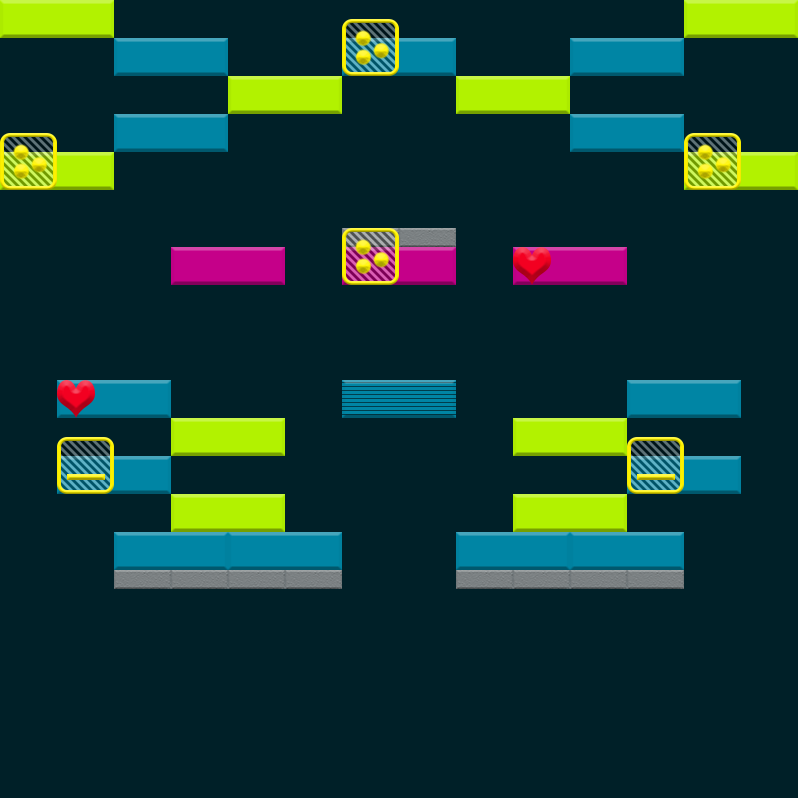

The image is a tile-based game level rendered from a .tmx file. Its description and source (layers, tilesets, objects; grid data summarised) follow:
An orthogonal 14x42 tile map with 57x19 px tiles, 2 tile layers (Bricks, Powerups), 3 tilesets.

<map version="1.0" tiledversion="1.0.3" orientation="orthogonal" renderorder="left-up" width="14" height="42" tilewidth="57" tileheight="19" backgroundcolor="#002028" nextobjectid="15">
 <properties>
  <property name="FinalBallSpeedPercentageIncrease" type="int" value="25" />
 </properties>
 <tileset firstgid="1" name="Bricks" tilewidth="114" tileheight="38" tilecount="18" columns="0">
  <tile id="0">
   <properties>
    <property name="HitsToDestroy" type="int" value="1" />
   </properties>
   <image width="114" height="38" source="../../../../SourceImages/Game/Brick-A1.png" />
  </tile>
  <tile id="1">
   <properties>
    <property name="HitsToDestroy" type="int" value="2" />
   </properties>
   <image width="114" height="38" source="../../../../SourceImages/Game/Brick-A2.png" />
  </tile>
  <tile id="2">
   <properties>
    <property name="HitsToDestroy" type="int" value="1" />
   </properties>
   <image width="114" height="38" source="../../../../SourceImages/Game/Brick-B1.png" />
  </tile>
  <tile id="3">
   <properties>
    <property name="HitsToDestroy" type="int" value="2" />
   </properties>
   <image width="114" height="38" source="../../../../SourceImages/Game/Brick-B2.png" />
  </tile>
  <tile id="4">
   <properties>
    <property name="HitsToDestroy" type="int" value="1" />
   </properties>
   <image width="114" height="38" source="../../../../SourceImages/Game/Brick-C1.png" />
  </tile>
  <tile id="5">
   <properties>
    <property name="HitsToDestroy" type="int" value="2" />
   </properties>
   <image width="114" height="38" source="../../../../SourceImages/Game/Brick-C2.png" />
  </tile>
  <tile id="6">
   <properties>
    <property name="HitsToDestroy" type="int" value="1" />
   </properties>
   <image width="114" height="38" source="../../../../SourceImages/Game/Brick-D1.png" />
  </tile>
  <tile id="7">
   <properties>
    <property name="HitsToDestroy" type="int" value="2" />
   </properties>
   <image width="114" height="38" source="../../../../SourceImages/Game/Brick-D2.png" />
  </tile>
  <tile id="8">
   <properties>
    <property name="HitsToDestroy" type="int" value="-1" />
   </properties>
   <image width="114" height="38" source="../../../../SourceImages/Game/Brick-E1.png" />
  </tile>
  <tile id="9">
   <properties>
    <property name="HitsToDestroy" type="int" value="1" />
   </properties>
   <image width="57" height="19" source="../../../../SourceImages/Game/SmallBrick-A1.png" />
  </tile>
  <tile id="10">
   <properties>
    <property name="HitsToDestroy" type="int" value="2" />
   </properties>
   <image width="57" height="19" source="../../../../SourceImages/Game/SmallBrick-A2.png" />
  </tile>
  <tile id="11">
   <properties>
    <property name="HitsToDestroy" type="int" value="1" />
   </properties>
   <image width="57" height="19" source="../../../../SourceImages/Game/SmallBrick-B1.png" />
  </tile>
  <tile id="12">
   <properties>
    <property name="HitsToDestroy" type="int" value="2" />
   </properties>
   <image width="57" height="19" source="../../../../SourceImages/Game/SmallBrick-B2.png" />
  </tile>
  <tile id="14">
   <properties>
    <property name="HitsToDestroy" type="int" value="1" />
   </properties>
   <image width="57" height="19" source="../../../../SourceImages/Game/SmallBrick-C1.png" />
  </tile>
  <tile id="15">
   <properties>
    <property name="HitsToDestroy" type="int" value="2" />
   </properties>
   <image width="57" height="19" source="../../../../SourceImages/Game/SmallBrick-C2.png" />
  </tile>
  <tile id="16">
   <properties>
    <property name="HitsToDestroy" type="int" value="1" />
   </properties>
   <image width="57" height="19" source="../../../../SourceImages/Game/SmallBrick-D1.png" />
  </tile>
  <tile id="17">
   <properties>
    <property name="HitsToDestroy" type="int" value="2" />
   </properties>
   <image width="57" height="19" source="../../../../SourceImages/Game/SmallBrick-D2.png" />
  </tile>
  <tile id="18">
   <properties>
    <property name="HitsToDestroy" type="int" value="-1" />
   </properties>
   <image width="57" height="19" source="../../../../SourceImages/Game/SmallBrick-E1.png" />
  </tile>
 </tileset>
 <tileset firstgid="20" name="Powerups" tilewidth="57" tileheight="57" tilecount="6" columns="0">
  <tile id="0">
   <properties>
    <property name="PowerupType" type="int" value="3" />
   </properties>
   <image width="57" height="57" source="../../../../SourceImages/Game/PowerupFireball.png" />
  </tile>
  <tile id="1">
   <properties>
    <property name="PowerupType" type="int" value="1" />
   </properties>
   <image width="57" height="57" source="../../../../SourceImages/Game/PowerupLargerPaddle.png" />
  </tile>
  <tile id="2">
   <properties>
    <property name="PowerupType" type="int" value="2" />
   </properties>
   <image width="57" height="57" source="../../../../SourceImages/Game/PowerupMultiBall.png" />
  </tile>
  <tile id="3">
   <properties>
    <property name="PowerupType" type="int" value="4" />
   </properties>
   <image width="57" height="57" source="../../../../SourceImages/Game/PowerupBullets.png" />
  </tile>
  <tile id="4">
   <properties>
    <property name="PowerupType" type="int" value="5" />
   </properties>
   <image width="57" height="57" source="../../../../SourceImages/Game/PowerupRockets.png" />
  </tile>
  <tile id="5">
   <properties>
    <property name="PowerupType" type="int" value="6" />
   </properties>
   <image width="38" height="38" source="../../../../SourceImages/Game/LifeUp.png" />
  </tile>
 </tileset>
 <tileset firstgid="26" name="Wormholes" tilewidth="57" tileheight="57" tilecount="2" columns="0">
  <tile id="2">
   <image width="57" height="57" source="../../../../SourceImages/Game/WormholeIn.png" />
  </tile>
  <tile id="3">
   <image width="57" height="57" source="../../../../SourceImages/Game/WormholeOut.png" />
  </tile>
 </tileset>
 <layer name="Bricks" width="14" height="42">
  <data>[588 cells, 37 non-empty, 5 distinct tile ids]</data>
 </layer>
 <layer name="Powerups" width="14" height="42">
  <data>[588 cells, 8 non-empty, 3 distinct tile ids]</data>
 </layer>
 <objectgroup name="Wormholes" />
</map>
